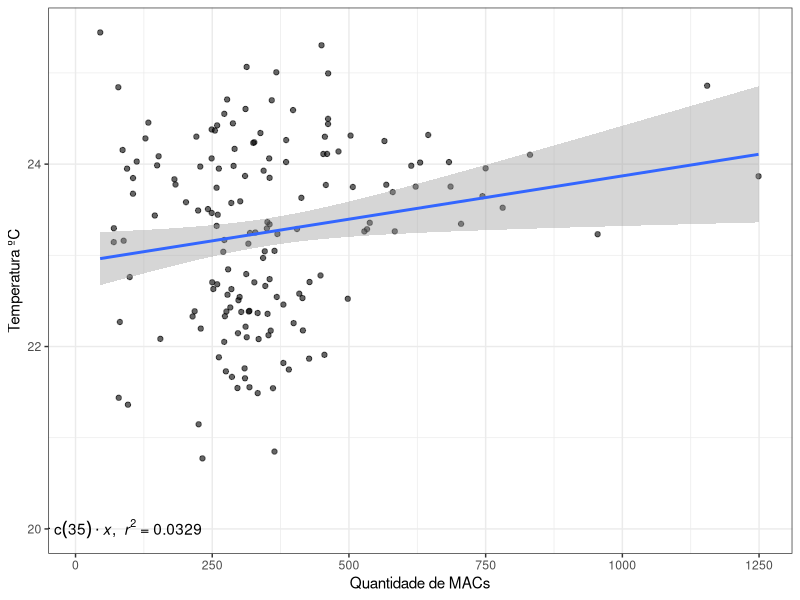

Source code (R):
## ---- chunk 1
library("dplyr")
library("ggplot2")
setwd("~/nossa-intimidade/")
knitr::opts_chunk$set(echo = TRUE)
dados <- read.csv("../data/temperatura_macs.csv")
theme_set(theme_bw())

## ---- chunk 2
lm_eqn = function(m) {
  l <- list(a = format(coef(m)[1], digits = 2),
      b = format(abs(coef(m)[2]), digits = 2),
      r2 = format(summary(m)$r.squared, digits = 3));

  if (coef(m)[2] >= 0)  {
    eq <- substitute(italic(y) == a + b %.% italic(x)*","~~italic(r)^2~"="~r2,l)
  } else {
    eq <- substitute(italic(y) == a - b %.% italic(x)*","~~italic(r)^2~"="~r2,l)    
  }

  as.character(as.expression(eq));                 
}

pdf("scatter-macs-temperatura.pdf", width = 6, height = 4)

ggplot(dados, aes(x=num_macs, y=Temp.Comp.Media)) +
    geom_jitter(width = .2, height = .2, alpha = .6) + 
    geom_smooth(method=lm) +
    annotate("text", y = 20, x = 12, label = lm_eqn(lm(num_macs ~ Temp.Comp.Media, dados)), parse = TRUE) + 
    labs(y="Temperatura ºC", x="Quantidade de MACs") 
dev.off()

cor.test(dados$Temp.Comp.Media, dados$num_macs)

